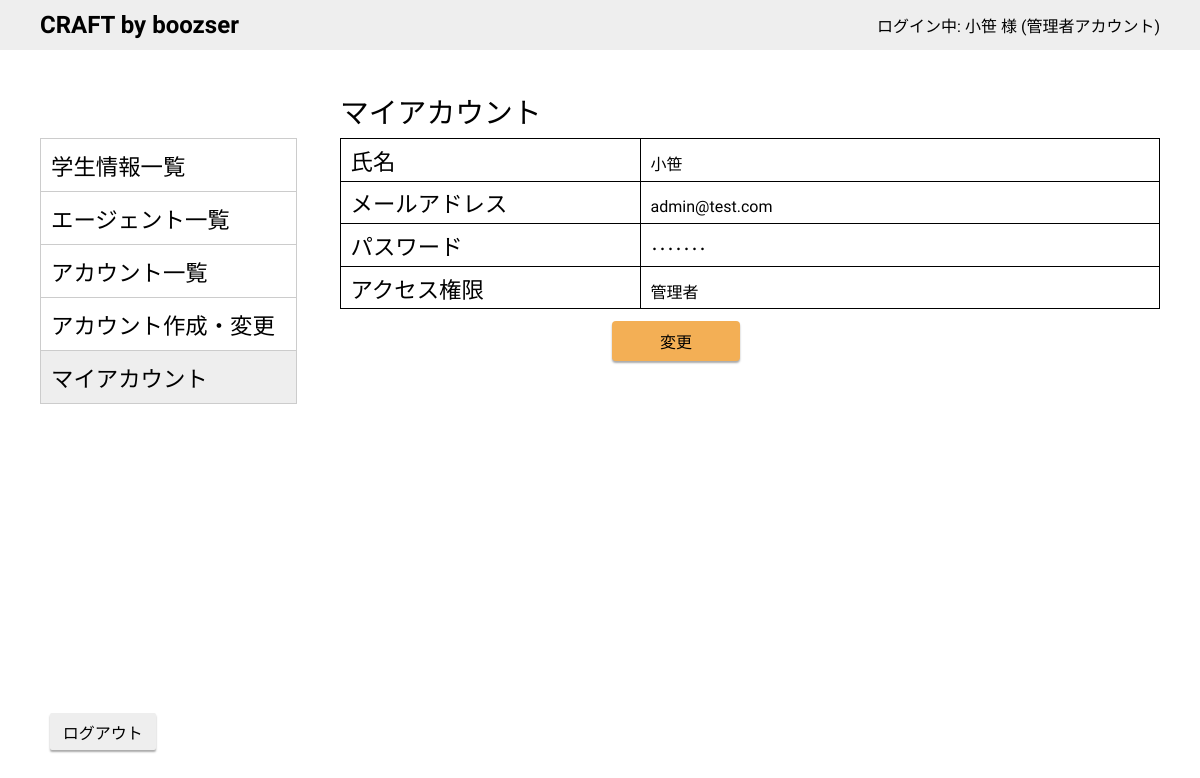
Page /admin/myaccount.php (signed in) on the committed database.
### tables this page shows
CREATE TABLE accounts(
  id INT AUTO_INCREMENT NOT NULL PRIMARY KEY,
  email TEXT(255) NOT NULL,
  password TEXT(50),
  created_at DATETIME DEFAULT CURRENT_TIMESTAMP,
  updated_at DATETIME DEFAULT CURRENT_TIMESTAMP ON UPDATE CURRENT_TIMESTAMP,
  name TEXT(50) NOT NULL,
  agent_id INT,
  right_id INT NOT NULL
);

CREATE TABLE rights(
  id INT AUTO_INCREMENT NOT NULL PRIMARY KEY,
  right_name TEXT(50)
);

### src/admin/myaccount.php (called while the page is built, shortened)
<?php
require(dirname(__FILE__) . "/app/dbconnect.php");
require(dirname(__FILE__) . "/app/_ctrl-pages.php");
$trs_stmt = $db->prepare(
  "SELECT
    name, email, right_name
  FROM
    accounts
  LEFT JOIN rights ON accounts.right_id = rights.id
  WHERE accounts.id = :account_id"
);
$trs_stmt->execute([':account_id' => $_SESSION['account_id']]);
$trs = $trs_stmt->fetch();
$pgdata = array();
$pgdata += array('right_id' => $_SESSION['right_id']);
$pgdata += array('page_id' => 6);
$pgdata += array('page_title' => $pages[$pgdata['page_id']]['title']);
$pgdata += array('info_table' => [
  'tr' => [
    '氏名' => $trs['name'],
    'メールアドレス' => $trs['email'],
    'パスワード' => '･･･････',
    'アクセス権限' => $trs['right_name']
  ]
]);
require(dirname(__FILE__) . "/app/right-check.php");
require(dirname(__FILE__) . "/app/fetch-account-name.php");
include(dirname(__FILE__) . "/parts/templates/_info-template.php");

### src/admin/app/_ctrl-pages.php (called while the page is built)
<?php
$pages = array(
  0 => [
    'title' => '学生情報一覧',
    'name' => 'students.php',
    'show_nav' => true,
    'right' => [1, 2, 3]
  ],
  1 => [
    'title' => 'エージェント一覧',
    'name' => 'agents.php',
    'show_nav' => true,
    'right' => [2, 3]
  ],
  2 => [
    'title' => 'アカウント一覧',
    'name' => 'accounts.php',
    'show_nav' => true,
    'right' => [3]
  ],
  3 =>
  [
    'title' => 'アカウント作成・変更',
    'name' => 'account-maint.php',
    'show_nav' => true,
    'right' => [3]
  ],
  4 => [
    'title' => '学生情報詳細',
    'name' => 'student-info.php',
    'show_nav' => false,
    'right' => [1, 2, 3]
  ],
  5 => [
    'title' => 'エージェント情報詳細',
    'name' => 'agent-info.php',
    'show_nav' => false,
    'right' => [2, 3]
  ],
  6 => [
    'title' => 'マイアカウント',
    'name' => 'myaccount.php',
    'show_nav' => true,
    'right' => [2, 3]
  ],
  7 => [
    'title' => '登録情報',
    'name' => 'reg-info.php',
    'show_nav' => true,
    'right' => [1]
  ],
  8 => [
    'title' => '請求情報',
    'name' => 'bill.php',
    'show_nav' => true,
    'right' => [1]
  ]
);

### src/admin/app/right-check.php (called while the page is built, shortened)
<?php
$right_name_stmt = $db->prepare("SELECT right_name FROM rights WHERE id = ?");
$right_name_stmt->execute([$pgdata['right_id']]);
$pgdata += array('right_name' => $right_name_stmt->fetch()['right_name']);

### src/admin/app/fetch-account-name.php (called while the page is built)
<?php
$account_stmt = $db->prepare("SELECT name FROM accounts WHERE id = ?");
$account_stmt->execute([$_SESSION['account_id']]);
$pgdata['account_name'] = $account_stmt->fetch()['name'];

### src/admin/parts/molecules/_info-table.php (the view)
<table border="1" class="info_table">
  <?php foreach ($pgdata['info_table']['tr'] as $key => $value) : ?>
  <tr>
    <th><?= $key; ?></th>
    <td><?= $value; ?></td>
  </tr>
  <?php endforeach; ?>
</table>

### src/admin/parts/organisms/_header.php
<div class="parts">
  <header class="header">
    <h1 class="header__title">CRAFT by boozser</h1>
    <?php if (isset($pgdata['account_name'])) : ?>
      <p>ログイン中: <?= $pgdata['account_name']; ?> 様 (<?= $pgdata['right_name']; ?>アカウント)</p>
    <?php endif; ?>
  </header>
  <div class="header_spacer"></div>
</div>

### rows in the picture
accounts: name "小笹", right.right_name "管理者", email "admin@test.com"

### other values in the picture
$nav_item['title'] "学生情報一覧"
$nav_item['title'] "エージェント一覧"
$nav_item['title'] "アカウント一覧"
$nav_item['title'] "アカウント作成・変更"
$nav_item['title'] "マイアカウント"
$pgdata['page_title'] "マイアカウント"
$key "氏名"
$key "メールアドレス"
$key "パスワード"
$value "･･･････"
$key "アクセス権限"
